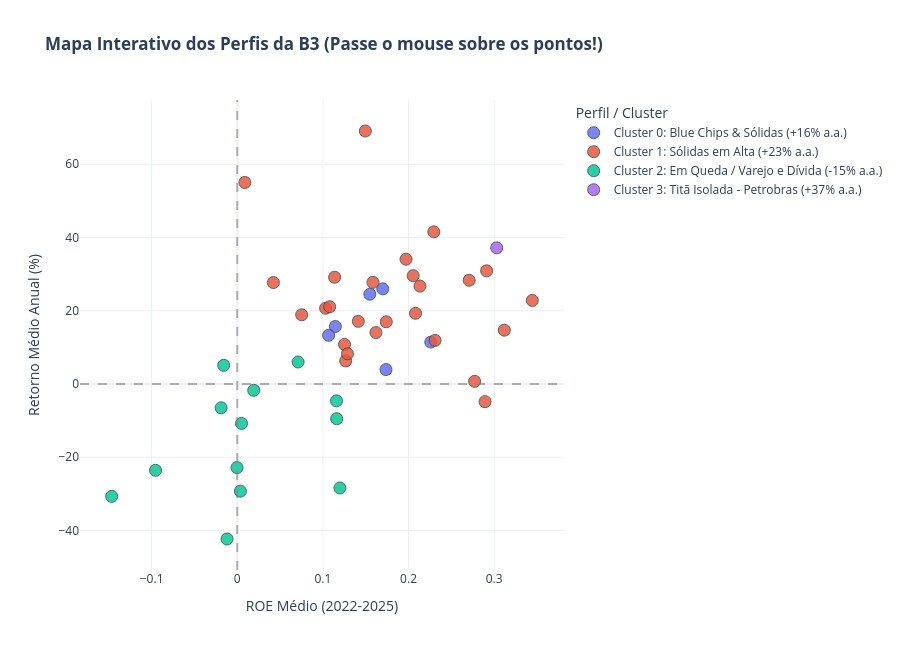

Notebook source saved alongside this figure:
### Code cell
import plotly.express as px

# Criando o gráfico de dispersão interativo
fig = px.scatter(
    df_empresa,
    x='ROE',
    y='RETORNO_ANO_%',
    color='PERFIL',
    hover_name='EMPRESA',                    # Nome que aparece em destaque no topo ao passar o mouse
    hover_data={
        'TICKER': True,
        'ROE': ':.2f',
        'RETORNO_ANO_%': ':.2f',
        'LUCRO_LIQUIDO_BI': ':.2f',
        'PATRIMONIO_LIQUIDO_BI': ':.2f',
        'PERFIL': False                      # Já está na cor/legenda
    },
    title='<b>Mapa Interativo dos Perfis da B3 (Passe o mouse sobre os pontos!)</b>',
    labels={
        'ROE': 'ROE Médio (2022-2025)',
        'RETORNO_ANO_%': 'Retorno Médio Anual (%)',
        'PERFIL': 'Perfil / Cluster'
    },
    template='plotly_white',
    height=650
)

# Linhas de referência (zero a zero)
fig.add_hline(y=0, line_dash="dash", line_color="gray", opacity=0.6)
fig.add_vline(x=0, line_dash="dash", line_color="gray", opacity=0.6)

# Atualizar o tamanho das bolinhas
fig.update_traces(marker={'size': 12, 'opacity': 0.85, 'line': {'width': 1, 'color': 'DarkSlateGrey'}})

fig.show()

### Figure 1 — Plotly figure (JSON) as saved in the notebook; plotly's stock layout.template omitted (floating-point values rounded to 4 significant figures)
{"data": [{"customdata": [["ABEV3.SA", 15.17, 87.96, "Cluster 0: Blue Chips & Sólidas (+16% a.a.)"], ["BBAS3.SA", 27.24, 178.6, "Cluster 0: Blue Chips & Sólidas (+16% a.a.)"], ["BBDC4.SA", 19.3, 168.4, "Cluster 0: Blue Chips & Sólidas (+16% a.a.)"], ["ITSA4.SA", 14.89, 87.99, "Cluster 0: Blue Chips & Sólidas (+16% a.a.)"], ["SANB11.SA", 12.55, 118.0, "Cluster 0: Blue Chips & Sólidas (+16% a.a.)"], ["VALE3.SA", 44.78, 199.0, "Cluster 0: Blue Chips & Sólidas (+16% a.a.)"]], "hovertemplate": "<b>%{hovertext}</b><br><br>ROE Médio (2022-2025)=%{x:.2f}<br>Retorno Médio Anual (%)=%{y:.2f}<br>TICKER=%{customdata[0]}<br>LUCRO_LIQUIDO_BI=%{customdata[1]:.2f}<br>PATRIMONIO_LIQUIDO_BI=%{customdata[2]:.2f}<extra></extra>", "hovertext": ["AMBEV S.A.", "BCO BRASIL S.A.", "BCO BRADESCO S.A.", "ITAÚSA S.A.", "BCO SANTANDER (BRASIL) S.A.", "VALE S.A."], "legendgroup": "Cluster 0: Blue Chips & Sólidas (+16% a.a.)", "marker": {"color": "#636efa", "line": {"color": "DarkSlateGrey", "width": 1}, "opacity": 0.85, "size": 12, "symbol": "circle"}, "mode": "markers", "name": "Cluster 0: Blue Chips & Sólidas (+16% a.a.)", "orientation": "v", "showlegend": true, "type": "scatter", "x": [0.1736, 0.1548, 0.1145, 0.1699, 0.1067, 0.2259], "xaxis": "x", "y": [3.934, 24.51, 15.7, 25.97, 13.29, 11.43], "yaxis": "y"}, {"customdata": [["ALOS3.SA", 1.47, 13.6, "Cluster 1: Sólidas em Alta (+23% a.a.)"], ["ALUP11.SA", 1.602, 11.33, "Cluster 1: Sólidas em Alta (+23% a.a.)"], ["B3SA3.SA", 4.381, 19.1, "Cluster 1: Sólidas em Alta (+23% a.a.)"], ["BRSR6.SA", 1.715, 11.47, "Cluster 1: Sólidas em Alta (+23% a.a.)"], ["CMIG4.SA", 5.47, 25.6, "Cluster 1: Sólidas em Alta (+23% a.a.)"], ["CMIN3.SA", 3.682, 10.79, "Cluster 1: Sólidas em Alta (+23% a.a.)"], ["COGN3.SA", 0.1313, 13.24, "Cluster 1: Sólidas em Alta (+23% a.a.)"], ["CPFE3.SA", 5.565, 20.71, "Cluster 1: Sólidas em Alta (+23% a.a.)"], ["CXSE3.SA", 3.648, 12.48, "Cluster 1: Sólidas em Alta (+23% a.a.)"], ["EGIE3.SA", 2.858, 13.91, "Cluster 1: Sólidas em Alta (+23% a.a.)"], ["ENEV3.SA", 0.8482, 18.85, "Cluster 1: Sólidas em Alta (+23% a.a.)"], ["ENGI11.SA", 3.453, 19.68, "Cluster 1: Sólidas em Alta (+23% a.a.)"], ["EQTL3.SA", 2.768, 25.52, "Cluster 1: Sólidas em Alta (+23% a.a.)"], ["GGBR4.SA", 6.259, 51.88, "Cluster 1: Sólidas em Alta (+23% a.a.)"], ["GOAU4.SA", 6.268, 52.24, "Cluster 1: Sólidas em Alta (+23% a.a.)"], ["KLBN11.SA", 2.263, 14.07, "Cluster 1: Sólidas em Alta (+23% a.a.)"], ["PRIO3.SA", 6.98, 23.06, "Cluster 1: Sólidas em Alta (+23% a.a.)"], ["PSSA3.SA", 2.81, 14.17, "Cluster 1: Sólidas em Alta (+23% a.a.)"], ["RDOR3.SA", 3.038, 23.81, "Cluster 1: Sólidas em Alta (+23% a.a.)"], ["SBSP3.SA", 9.021, 39.66, "Cluster 1: Sólidas em Alta (+23% a.a.)"], ["SUZB3.SA", 10.97, 38.59, "Cluster 1: Sólidas em Alta (+23% a.a.)"], ["TIMS3.SA", 2.577, 23.41, "Cluster 1: Sólidas em Alta (+23% a.a.)"], ["UGPA3.SA", 2.356, 14.94, "Cluster 1: Sólidas em Alta (+23% a.a.)"], ["VBBR3.SA", 3.662, 17.37, "Cluster 1: Sólidas em Alta (+23% a.a.)"], ["VIVT3.SA", 5.208, 69.22, "Cluster 1: Sólidas em Alta (+23% a.a.)"], ["WEGE3.SA", 5.809, 18.7, "Cluster 1: Sólidas em Alta (+23% a.a.)"]], "hovertemplate": "<b>%{hovertext}</b><br><br>ROE Médio (2022-2025)=%{x:.2f}<br>Retorno Médio Anual (%)=%{y:.2f}<br>TICKER=%{customdata[0]}<br>LUCRO_LIQUIDO_BI=%{customdata[1]:.2f}<br>PATRIMONIO_LIQUIDO_BI=%{customdata[2]:.2f}<extra></extra>", "hovertext": ["ALLOS S.A.", "ALUPAR INVESTIMENTO S/A", "B3 S.A. - BRASIL, BOLSA, BALCÃO", "BANCO DO ESTADO DO RIO GRANDE DO SUL SA", "CIA ENERGETICA DE MINAS GERAIS - CEMIG", "CSN MINERAÇÃO S.A.", "COGNA EDUCAÇÃO S.A.", "CPFL ENERGIA S.A.", "CAIXA SEGURIDADE PARTICIPAÇÕES S.A.", "ENGIE BRASIL ENERGIA S.A.", "ENEVA S.A", "ENERGISA S.A.", "EQUATORIAL S.A.", "GERDAU S.A.", "METALURGICA GERDAU S.A.", "KLABIN S.A.", "PRIO FORTE S.A.", "PORTO SEGURO S.A.", "REDE D'OR SÃO LUIZ S.A.", "CIA SANEAMENTO BASICO EST SAO PAULO", "SUZANO S.A.", "TIM BRASIL SERVIÇOS E PARTICIPAÇÕES S.A.", "ULTRAPAR PARTICIPACOES S.A.", "VIBRA ENERGIA S/A", "TELEFÔNICA BRASIL S.A", "WEG S.A."], "legendgroup": "Cluster 1: Sólidas em Alta (+23% a.a.)", "marker": {"color": "#EF553B", "line": {"color": "DarkSlateGrey", "width": 1}, "opacity": 0.85, "size": 12, "symbol": "circle"}, "mode": "markers", "name": "Cluster 1: Sólidas em Alta (+23% a.a.)", "orientation": "v", "showlegend": true, "type": "scatter", "x": [0.1031, 0.1413, 0.2309, 0.1495, 0.2133, 0.3445, 0.008916, 0.2708, 0.2912, 0.2054, 0.04217, 0.174, 0.1079, 0.1266, 0.1252, 0.1619, 0.2893, 0.1971, 0.1287, 0.2295, 0.2771, 0.1137, 0.1584, 0.2081, 0.0752, 0.3118], "xaxis": "x", "y": [20.68, 17.1, 11.9, 69.07, 26.72, 22.81, 55.02, 28.33, 30.88, 29.56, 27.7, 16.98, 21.09, 6.3, 10.8, 14.04, -4.825, 34.07, 8.24, 41.54, 0.7197, 29.16, 27.74, 19.3, 18.88, 14.69], "yaxis": "y"}, {"customdata": [["AURE3.SA", -0.2012, 13.54, "Cluster 2: Em Queda / Varejo e Dívida (-15% a.a.)"], ["BRAV3.SA", 1.411, 11.77, "Cluster 2: Em Queda / Varejo e Dívida (-15% a.a.)"], ["CSAN3.SA", -2.663, 42.39, "Cluster 2: Em Queda / Varejo e Dívida (-15% a.a.)"], ["CSNA3.SA", -0.1186, 18.17, "Cluster 2: Em Queda / Varejo e Dívida (-15% a.a.)"], ["HAPV3.SA", -0.5812, 48.73, "Cluster 2: Em Queda / Varejo e Dívida (-15% a.a.)"], ["HYPE3.SA", 1.391, 12.05, "Cluster 2: Em Queda / Varejo e Dívida (-15% a.a.)"], ["LREN3.SA", 1.21, 10.43, "Cluster 2: Em Queda / Varejo e Dívida (-15% a.a.)"], ["MGLU3.SA", 0.05145, 11.08, "Cluster 2: Em Queda / Varejo e Dívida (-15% a.a.)"], ["PCAR3.SA", -0.004, 13.73, "Cluster 2: Em Queda / Varejo e Dívida (-15% a.a.)"], ["RAIL3.SA", 0.288, 15.07, "Cluster 2: Em Queda / Varejo e Dívida (-15% a.a.)"], ["RAIZ4.SA", -2.256, 19.1, "Cluster 2: Em Queda / Varejo e Dívida (-15% a.a.)"], ["RENT3.SA", 1.829, 25.76, "Cluster 2: Em Queda / Varejo e Dívida (-15% a.a.)"], ["USIM5.SA", 0.2066, 25.71, "Cluster 2: Em Queda / Varejo e Dívida (-15% a.a.)"]], "hovertemplate": "<b>%{hovertext}</b><br><br>ROE Médio (2022-2025)=%{x:.2f}<br>Retorno Médio Anual (%)=%{y:.2f}<br>TICKER=%{customdata[0]}<br>LUCRO_LIQUIDO_BI=%{customdata[1]:.2f}<br>PATRIMONIO_LIQUIDO_BI=%{customdata[2]:.2f}<extra></extra>", "hovertext": ["AUREN ENERGIA S.A.", "BRAVA ENERGIA S.A.", "COSAN S.A.", "CIA SIDERURGICA NACIONAL", "HAPVIDA PARTICIPAÇÕES E INVESTIMENTOS S.A.", "HYPERA S.A.", "LOJAS RENNER S.A.", "MAGAZINE LUIZA S.A.", "CIA BRASILEIRA DE DISTRIBUICAO", "RUMO S.A.", "RAIZEN ENERGIA S.A.", "LOCALIZA RENT A CAR S.A.", "USINAS SID DE MINAS GERAIS S.A.-USIMINAS"], "legendgroup": "Cluster 2: Em Queda / Varejo e Dívida (-15% a.a.)", "marker": {"color": "#00cc96", "line": {"color": "DarkSlateGrey", "width": 1}, "opacity": 0.85, "size": 12, "symbol": "circle"}, "mode": "markers", "name": "Cluster 2: Em Queda / Varejo e Dívida (-15% a.a.)", "orientation": "v", "showlegend": true, "type": "scatter", "x": [-0.0158, 0.1199, -0.09538, -0.01886, -0.01189, 0.1161, 0.1159, 0.003642, -0.0002913, 0.01922, -0.1466, 0.07102, 0.004994], "xaxis": "x", "y": [5.093, -28.4, -23.57, -6.51, -42.33, -9.5, -4.611, -29.26, -22.84, -1.732, -30.69, 5.999, -10.77], "yaxis": "y"}, {"customdata": [["PETR4.SA", 115.4, 383.0, "Cluster 3: Titã Isolada - Petrobras (+37% a.a.)"]], "hovertemplate": "<b>%{hovertext}</b><br><br>ROE Médio (2022-2025)=%{x:.2f}<br>Retorno Médio Anual (%)=%{y:.2f}<br>TICKER=%{customdata[0]}<br>LUCRO_LIQUIDO_BI=%{customdata[1]:.2f}<br>PATRIMONIO_LIQUIDO_BI=%{customdata[2]:.2f}<extra></extra>", "hovertext": ["PETROLEO BRASILEIRO S.A. PETROBRAS"], "legendgroup": "Cluster 3: Titã Isolada - Petrobras (+37% a.a.)", "marker": {"color": "#ab63fa", "line": {"color": "DarkSlateGrey", "width": 1}, "opacity": 0.85, "size": 12, "symbol": "circle"}, "mode": "markers", "name": "Cluster 3: Titã Isolada - Petrobras (+37% a.a.)", "orientation": "v", "showlegend": true, "type": "scatter", "x": [0.3029], "xaxis": "x", "y": [37.17], "yaxis": "y"}], "layout": {"height": 650, "legend": {"title": {"text": "Perfil / Cluster"}, "tracegroupgap": 0}, "shapes": [{"line": {"color": "gray", "dash": "dash"}, "opacity": 0.6, "type": "line", "x0": 0, "x1": 1, "xref": "x domain", "y0": 0, "y1": 0, "yref": "y"}, {"line": {"color": "gray", "dash": "dash"}, "opacity": 0.6, "type": "line", "x0": 0, "x1": 0, "xref": "x", "y0": 0, "y1": 1, "yref": "y domain"}], "title": {"text": "<b>Mapa Interativo dos Perfis da B3 (Passe o mouse sobre os pontos!)</b>"}, "xaxis": {"anchor": "y", "domain": [0, 1], "title": {"text": "ROE Médio (2022-2025)"}}, "yaxis": {"anchor": "x", "domain": [0, 1], "title": {"text": "Retorno Médio Anual (%)"}}}}
